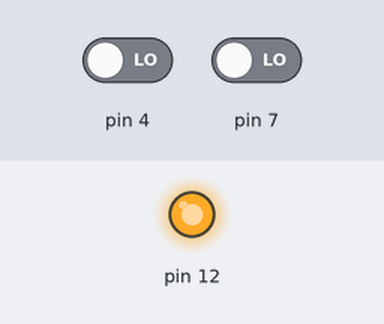
A sketch run on a simulated Arduino Uno, built with avr-gcc and run on an emulated ATmega328P. Shown: output pins drawn as LEDs (lit = HIGH). Inputs (shaded band) come from the test bench; at power-on: pin 4 LOW, pin 7 LOW. What the sketch prints to the serial monitor is not drawn.

Above: at 1.2 s.
1.3 s: pin 4 driven HIGH
Timing chart, 0 to 4.3 s (numbered marks = the images above; inputs shaded):
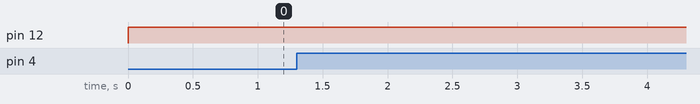

The sketch:

Transmitter.ino
```cpp
#include <RCSwitch.h>

RCSwitch mySwitch = RCSwitch();

void setup() {
  Serial.println("starting");
  Serial.begin(9600);
  pinMode(7,INPUT);
  pinMode(4,INPUT);
  pinMode(12,OUTPUT);


  mySwitch.enableTransmit(10);
  mySwitch.setPulseLength(165);

}

void loop() {
  digitalWrite(12,HIGH);
  if (digitalRead(7) == HIGH){

    mySwitch.send("000000000001010100010001");//5393
    Serial.println("button 1 pressed");

  }
  if(digitalRead(4)==HIGH){
    mySwitch.send("000000000001010100010100"); //5396
    Serial.println("button 2 pressed");
  }
  delay(100);


}
```

Measured:
- after the input at 1.3 s, every drawn part: stays the same
